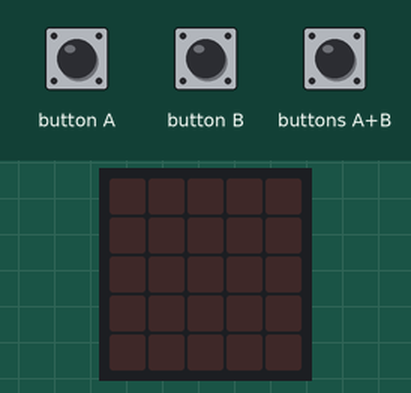
This program was run on a simulated BBC micro:bit (MakeCode). Parts: the board's 5×5 LED display. Inputs (shaded band) come from the test bench. Random numbers come from a fixed seed.

Above: at 1.2 s.
1.3 s: buttons A+B pressed for 0.15 s
At 3.5 s:
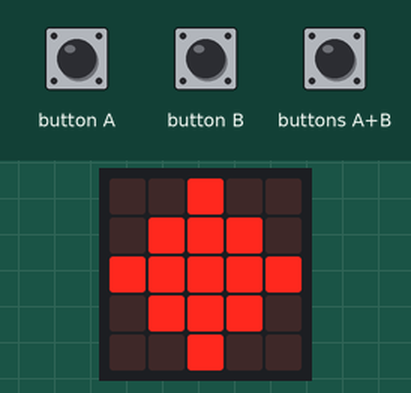
4.4 s: button A pressed for 0.15 s
At 5.7 s:
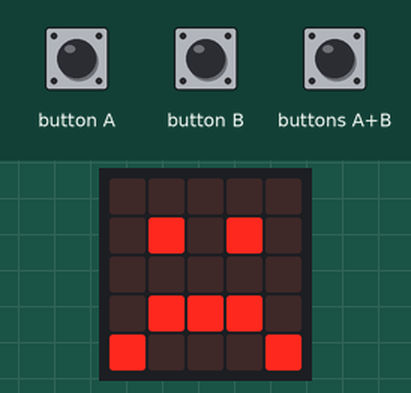
6.4 s: buttons A+B pressed for 1 s
At 9.2 s:
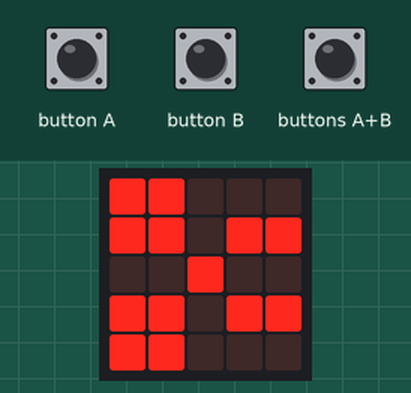
10.4 s: button B pressed for 0.15 s
At 11.4 s:
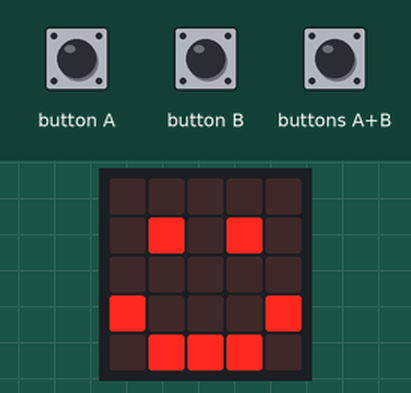
12.4 s: button B pressed for 0.15 s
At 13.9 s:
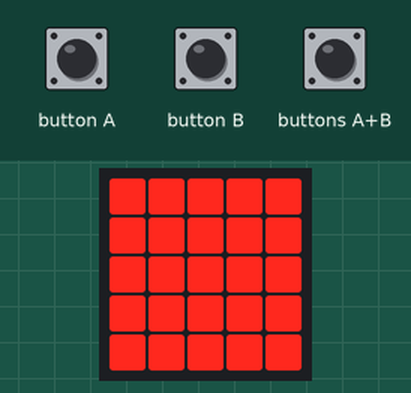
Timing chart, 0 to 15.0 s (numbered marks = the images above; inputs shaded):
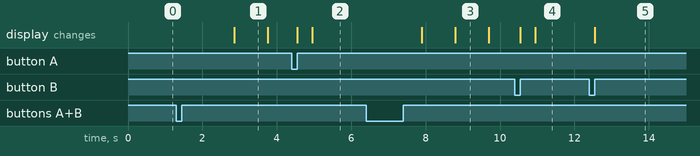

The program:

main.ts
```typescript
input.onButtonPressed(Button.A, function () {
    escolhahumana = escolhahumana - 1
    if (escolhahumana == -1) {
        escolhahumana += 4
    }
    if (escolhahumana == 0) {
        escolhahumana += 3
    }
    if (escolhahumana == 1) {
        images.createImage(`
            . . # . .
            . # # # .
            # # # # #
            . # # # .
            . . # . .
            `).showImage(0)
    }
    if (escolhahumana == 2) {
        images.createImage(`
            # # # # #
            # # # # #
            # # # # #
            # # # # #
            # # # # #
            `).showImage(0)
    }
    if (escolhahumana == 3) {
        images.createImage(`
            # # . . .
            # # . # #
            . . # . .
            # # . # #
            # # . . .
            `).showImage(0)
    }
})
input.onButtonPressed(Button.AB, function () {
    basic.pause(500)
    images.createImage(`
        . . . . .
        . . . . .
        . . . . .
        . . . . .
        . . . . .
        `).showImage(0)
    basic.pause(500)
    escolhamaquina = randint(1, 3)
    if (escolhamaquina == 1) {
        images.createImage(`
            . . # . .
            . # # # .
            # # # # #
            . # # # .
            . . # . .
            `).showImage(0)
    }
    if (escolhamaquina == 2) {
        images.createImage(`
            # # # # #
            # # # # #
            # # # # #
            # # # # #
            # # # # #
            `).showImage(0)
    }
    if (escolhamaquina == 3) {
        images.createImage(`
            # # . . .
            # # . # #
            . . # . .
            # # . # #
            # # . . .
            `).showImage(0)
    }
    basic.pause(500)
    images.createImage(`
        . . . . .
        . . . . .
        . . . . .
        . . . . .
        . . . . .
        `).showImage(0)
    basic.pause(500)
    if (escolhahumana == 1 && escolhamaquina == 3) {
        images.createImage(`
            . . . . .
            . # . # .
            . . . . .
            # . . . #
            . # # # .
            `).showImage(0)
    } else if (escolhahumana == 2 && escolhamaquina == 1) {
        images.createImage(`
            . . . . .
            . # . # .
            . . . . .
            # . . . #
            . # # # .
            `).showImage(0)
    } else if (escolhahumana == 3 && escolhamaquina == 2) {
        images.createImage(`
            . . . . .
            . # . # .
            . . . . .
            # . . . #
            . # # # .
            `).showImage(0)
    }
    if (escolhahumana == 1 && escolhamaquina == 2) {
        images.createImage(`
            . . . . .
            . # . # .
            . . . . .
            . # # # .
            # . . . #
            `).showImage(0)
    } else if (escolhahumana == 2 && escolhamaquina == 3) {
        images.createImage(`
            . . . . .
            . # . # .
            . . . . .
            . # # # .
            # . . . #
            `).showImage(0)
    } else if (escolhahumana == 3 && escolhamaquina == 1) {
        images.createImage(`
            . . . . .
            . # . # .
            . . . . .
            . # # # .
            # . . . #
            `).showImage(0)
    }
    if (escolhahumana == escolhamaquina) {
        images.createImage(`
            . . . . .
            # # . # #
            . . . . .
            . # # # .
            . . . . .
            `).showImage(0)
    }
})
input.onButtonPressed(Button.B, function () {
    escolhahumana = escolhahumana + 1
    if (escolhahumana == 4) {
        escolhahumana = 1
    }
    if (escolhahumana == 1) {
        images.createImage(`
            . . # . .
            . # # # .
            # # # # #
            . # # # .
            . . # . .
            `).showImage(0)
    }
    if (escolhahumana == 2) {
        images.createImage(`
            # # # # #
            # # # # #
            # # # # #
            # # # # #
            # # # # #
            `).showImage(0)
    }
    if (escolhahumana == 3) {
        images.createImage(`
            # # . . .
            # # . # #
            . . # . .
            # # . # #
            # # . . .
            `).showImage(0)
    }
})
let escolhamaquina = 0
let escolhahumana = 0
escolhahumana = 0
```

test.ts
```typescript
// testes vão aqui; isto não será compilado quando este pacote for usado como uma extensão.
```

Measured:
- after the input at 1.3 s, the display: changes after 1.6 s (image 1)
- after the input at 4.4 s, the display: first changes after 0.15 s (image 2 shows a later state)
- after the input at 6.4 s, the display: first changes after 1.5 s (image 3 shows a later state)
- after the input at 12.4 s, the display: changes after 0.15 s (image 5)
- what the display in image 1 shows lasts 0.9 s, from 2.9 s to 3.8 s
